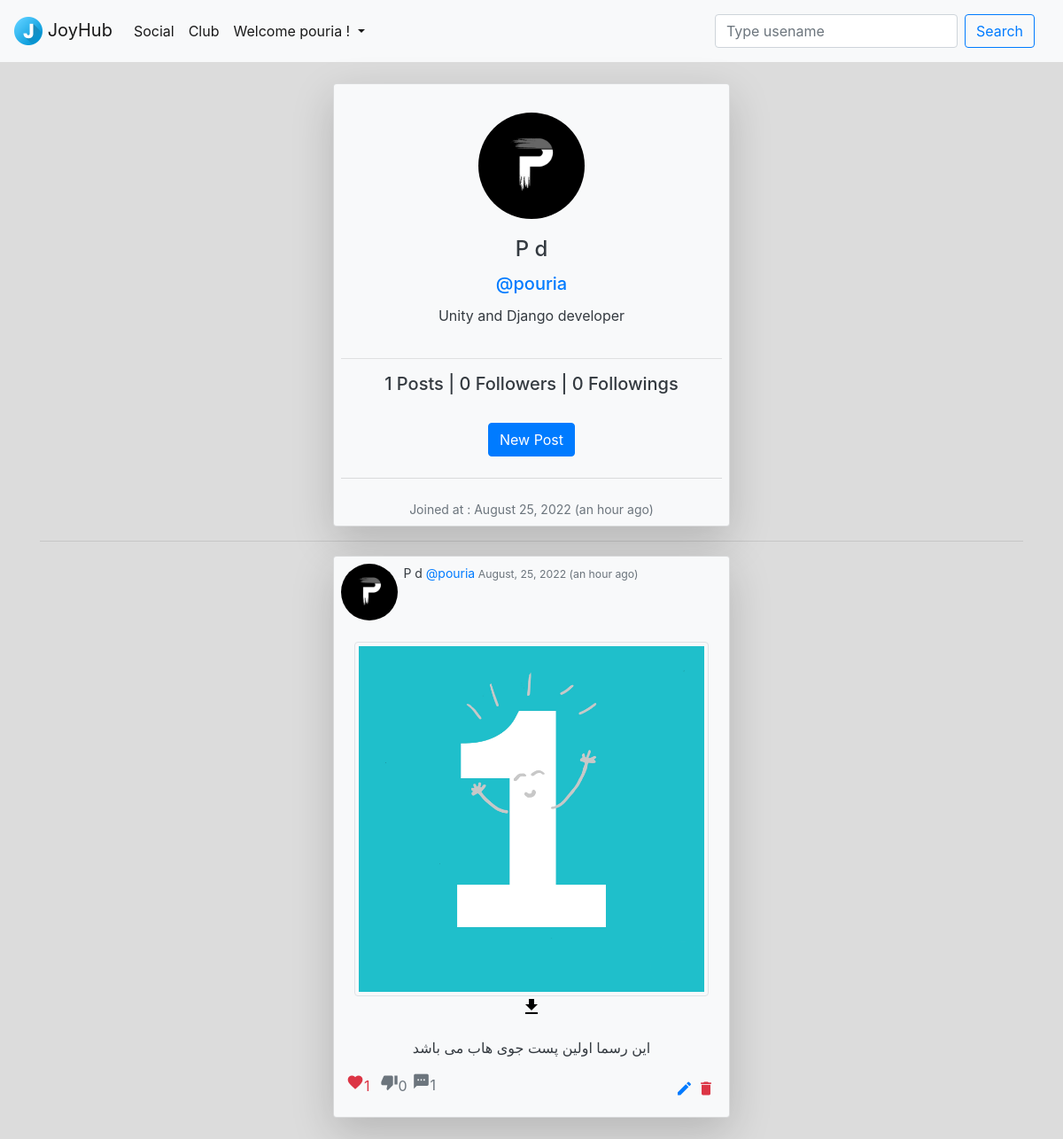
Screenshot of /social/personal_page/pouria/ (signed in) with the database file from the repository.
### members/models.py (models this page shows, shortened)
class UserProfile(models.Model):
    user = models.OneToOneField(User, on_delete=models.CASCADE)
    profile_image = models.ImageField(default='default.png', upload_to='profile_pics', null=True, blank=True)
    bio = models.TextField(max_length=150, null=True, blank=True)
    birth_date = models.DateField(max_length=8, null=True, blank=True)
    last_update = models.DateTimeField(auto_now=True, null=True, blank=True)
    created_at = models.DateTimeField(auto_now_add=True, null=True, blank=True)
    class Meta:
        ordering = ['id']
    def get_created_at_date(self):
        return humanize.naturaltime(self.created_at)

### social/models.py (models this page shows, shortened)
class Post(models.Model):
    id = models.UUIDField(primary_key=True, default=uuid.uuid4, editable=False)
    author = models.ForeignKey(User, on_delete=models.CASCADE)
    text = models.TextField(max_length=255, null=True, blank=True)
    post_image = models.ImageField(default='post_image_default.png', upload_to='posts_pics', null=True, blank=True)
    likes = models.ManyToManyField(User, blank=True, related_name='likes')
    dislikes = models.ManyToManyField(User, blank=True, related_name='dislikes')
    edited_at = models.DateTimeField(auto_now=True, null=True, blank=True)
    created_at = models.DateTimeField(auto_now_add=True, null=True, blank=True)
    class Meta:
        ordering = ['-created_at']
    def has_default_image(self):
        if self.post_image.url == '/media/post_image_default.png':
            return True
        return False
    def humanized_created_at(self):
        return humanize.naturaltime(self.created_at)
    def is_edited(self):
        if self.created_at != self.edited_at:
            return True
        return False

### social/views.py (the view)
# urls.py: path('personal_page/<str:username>/', PersonalPageListView.as_view(), name='personal_page'),  # Users personal page
class PersonalPageListView(LoginRequiredMixin, ListView):
    model = Post
    template_name = 'social/personal_page.html'
    context_object_name = 'posts'
    paginate_by = 5
    def get_context_data(self, *args, **kwargs):
        context = super(PersonalPageListView, self).get_context_data(*args, **kwargs)
        follower_id = self.request.user.id
        user_id = get_object_or_404(User, username=self.kwargs.get('username'))
        if UserFollowing.objects.filter(following_user_id=follower_id, user_id=user_id.id).filter():
            is_follow = True
        else:
            is_follow = False
        user_followers = UserFollowing.objects.filter(user_id=user_id.id).count()
        user_following = UserFollowing.objects.filter(following_user_id=user_id).count()
        context['user_personal_page'] = user_id
        context['is_follow'] = is_follow
        context['user_followers'] = user_followers
        context['user_following'] = user_following
        return context
    def get_queryset(self):
        user_personal_page = get_object_or_404(User, username=self.kwargs.get('username'))
        return Post.objects.filter(author=user_personal_page).order_by('-created_at')

### social/templates/social/personal_page.html (shortened to what this page needs)
{% extends 'home/base.html' %}
{% block content %}
    <body>
        <center>
            {% if user.is_authenticated %}
                <div class="shadow-lg p-2 card bg-light" style="width: 28rem;">
                    <center>
                        <br>
                        {% if user_personal_page.userprofile.profile_image %}
                            <img class="rounded-circle article-img" src="{{user_personal_page.userprofile.profile_image.url}}" width="120" height="120">
                        {% else %}
                            <img class="rounded-circle article-img" src="/media/default.png" width="120" height="120">
                        {% endif %}
                    </center>
                    <div class="card-body">
                        <h4 class="card-title text-dark">{{user_personal_page.first_name}} {{user_personal_page.last_name}}</h4>
                        <h5 class="card-title text-dark"><a href="{% url 'personal_page' user_personal_page %}">@{{user_personal_page}}</a></h5>
                        <p class="card-text text-dark">{{user_personal_page.userprofile.bio}}</p>
                    </div>
                    <div>
                        <hr>
                        <h5 class="card-text text-dark">{{page_obj.paginator.count}} Posts |<a class="text-dark" href="{% url 'followers' user_personal_page %}"> {{user_followers}} Followers |<a class="text-dark" href="{% url 'followings' user_personal_page %}"> {{user_following}} Followings</a></h5>
                        <br>
                        {% if view.kwargs.username == user.username %}
                            <a class="btn btn-primary" href="{% url 'create_post' %}">New Post</a>
                        {% endif %}
                    </div>
                    <br>
                    <ul class="list-group list-group-flush">
                        <br>
                        <small class="text-muted">Joined at : {{user_personal_page.date_joined|date:"F d, Y"}} ({{user_personal_page.userprofile.get_created_at_date}})</small>
                    </ul>
                </div>
                <hr>
                {% for post in posts %}
                        <div class="shadow-lg p-2 card bg-light" style="width: 28rem;">
                            <div class="media content-section bg-light">
                                {% if post.author.userprofile.profile_image %}
                                    <img class="rounded-circle article-img" src="{{post.author.userprofile.profile_image.url}}" width="64" height="64">
                                {% else %}
                                    <img class="rounded-circle article-img" src="/media/default.png" width="64" height="64">
                                {% endif %}                                      <small style="color: rgb(255, 255, 255);">_</small>
                                {% if post.is_edited %}
                                    <small class="text-dark">{{post.author.first_name}} {{post.author.last_name}} <a href="{% url 'personal_page' post.author %}">@{{post.author}}</a></small>
                                    <small style="color: rgb(255, 255, 255);">_</small>
                                    <small><small class="text-muted"> edited ({{post.humanized_edit_date}})</small></small>
                                {% else %}
                                    <small class="text-dark">{{post.author.first_name}} {{post.author.last_name}} <a href="{% url 'personal_page' post.author %}">@{{post.author}}</a><small class="text-muted"> {{post.created_at|date:"F, d, Y"}} ({{post.humanized_created_at}})</small></small>
                                {% endif %}
                            </div>
                            {% if not post.has_default_image %}
                                <br>
                                <center>
                                    <img src="{{post.post_image.url}}" class="img-fluid img-thumbnail bg-light" width="400" height="400">
                                    <p><a class="card-link" href="{{post.post_image.url}}" download><i class="material-icons" style="color:black">file_download</i></a></p>
                                </center>
                            {% endif %}
                            <p class="card-text text-dark">{{post.text}}</p>
                            <div class="d-flex">
                                <form action="{% url 'like_post' post.pk %}" method="POST">
                                    <button style="background-color:transparent; border:none; box-shadow:none;" typt="submit" name="post_id" value="{{ post.id }}">
                                        {% if user in post.likes.all%}
                                            <a class="text-danger"><i class="material-icons" style="font-size:20px;">favorite</i>{{post.likes.all.count}}</a>
                                        {% else %}
                                            <a class="text-secondary"><i class="material-icons" style="font-size:20px;">favorite</i>{{post.likes.all.count}}</a>
                                        {% endif %}
                                    </button>
                                </form>
                                <form action="{% url 'dislike_post' post.pk %}" method="POST">
                                    <button style="background-color:transparent; border:none; box-shadow:none;" typt="submit" name="post_id" value="{{ post.id }}">
                                        {% if user in post.dislikes.all%}
                                            <a class="text-dark"><i class="material-icons" style="font-size:20px;">thumb_down</i>{{post.dislikes.all.count}}</a>
                                        {% else %}
                                            <a class="text-secondary"><i class="material-icons" style="font-size:20px;">thumb_down</i>{{post.dislikes.all.count}}</a>
                                        {% endif %}
                                    </button>
                                </form>
                                <a class="text-secondary" href="{% url 'post_detail_view' post.pk %}"><i class="material-icons" style="font-size:20px;">sms</i>{{post.commented_post.count}}</a>
                                {% if post.author == user %}
                                    <div class="ml-auto p-2">
                                        <a class="text-primary" href="{% url 'post_edit_view' post.id %}"><i class="material-icons" style="font-size:20px;">edit</i></a>
                                        <a class="text-danger" href="{% url 'post_delete_view' post.id %}"><i class="material-icons" style="font-size:20px;">delete</i></a>
                                    </div>
                                {% endif %}
                            </div>
                        </div>
                        <br>
                {% endfor %}
            {% else %}
                <h1><a class="card-link" href="{%url 'login'%}">Login</a> to see this page</h1>
            {% endif %}
        </center>
    </body>
{% endblock %}

### home/templates/home/navbar.html (shortened to what this page needs)
{% load static %}
<nav class="navbar navbar-expand-lg navbar-light bg-light">
  <a class="navbar-brand" href="{% url 'home' %}">
    <img src="{% static 'home/images/JoyHubIcon.png' %}" width="32" height="32" class="d-inline-block align-top">
    JoyHub
  </a>
  <div class="collapse navbar-collapse" id="navbarNavDropdown">
    <ul class="navbar-nav">
      {% if user.is_authenticated %}
      <li class="nav-item">
        <a class="nav-link active" aria-current="page" href="{% url 'social' %}">Social</a>
      </li>
      <li class="nav-item">
        <a class="nav-link active" aria-current="page" href="{% url 'club' %}">Club</a>
      </li>
      <li class="nav-item dropdown">
        <a class="nav-link active dropdown-toggle" href="#" role="button" data-toggle="dropdown" aria-expanded="false">
          Welcome {{user.username}} !
        </a>
      </li>
      {% endif %}
    </ul>
  </div>
  <nav class="navbar navbar-light bg-light">
    <form class="form-inline" method="post" action="{% url 'search_users' %}">
      <input class="form-control mr-sm-2" name="searched" type="search" placeholder="Type usename" aria-label="Search">
      <button class="btn btn-outline-primary my-2 my-sm-0" type="submit">Search</button>
    </form>
  </nav>
</nav>

### home/templates/home/base.html (style rules this page uses)
body { background: rgb(220, 220, 220); }

### rows the page displays
Post: author.userprofile.profile_image (picture), author.first_name "P", author.last_name "d", author "pouria", created_at "August, 25, 2022", humanized_created_at "an hour ago", post_image (picture), text "این رسما اولین پست جوی هاب می باشد", likes.all.count "1", dislikes.all.count "0", commented_post.count "1"

### other values shown
{{ user.username }} "pouria"
{{ user_personal_page.first_name }} "P"
{{ user_personal_page.last_name }} "d"
{{ user_personal_page }} "pouria"
{{ user_personal_page.userprofile.bio }} "Unity and Django developer"
{{ page_obj.paginator.count }} "1"
{{ user_followers }} "0"
{{ user_following }} "0"
{{ user_personal_page.date_joined|date:"F d, Y" }} "August 25, 2022"
{{ user_personal_page.userprofile.get_created_at_date }} "an hour ago"
